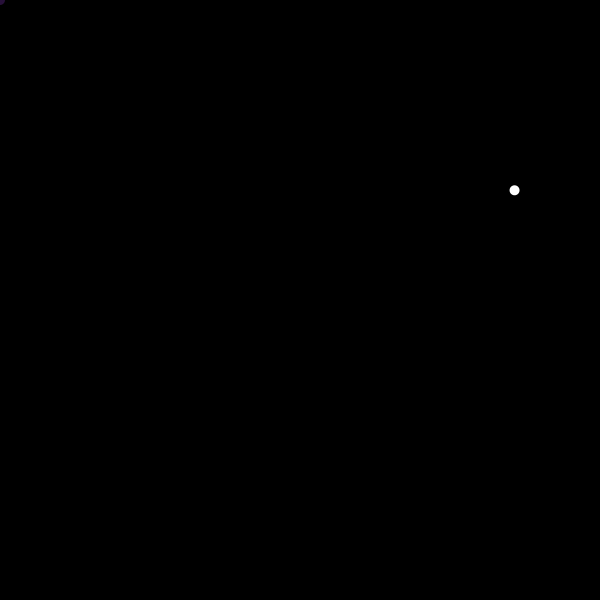
Frame 1 (no input)
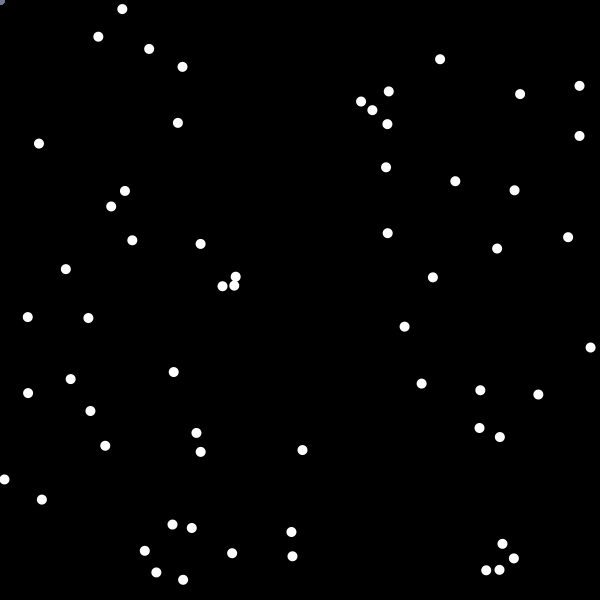
Frame 60 (the mouse pressed at the canvas centre just before this capture)
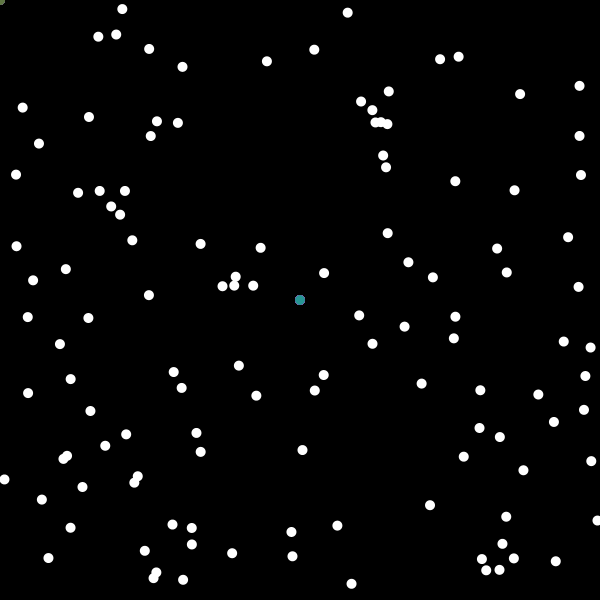
Frame 120 (the mouse held since frame 60 and released just before this capture)

The Processing sketch that drew these frames (run headless with seeded random() and noise(); from frame 60 on, the mouse is pressed at the canvas centre):

// Processing sketch: processing_135883
// ── processing_135883.pde

void setup() {
  background (0);
  size(600, 600);
  noCursor();
 
}

void draw() {
noStroke();
fill (random(255), random(255),random(255),random(255));
ellipse (pmouseX, pmouseY, 10, 10);
fill(255);
ellipse (random(600),random(600),10,10);
}
